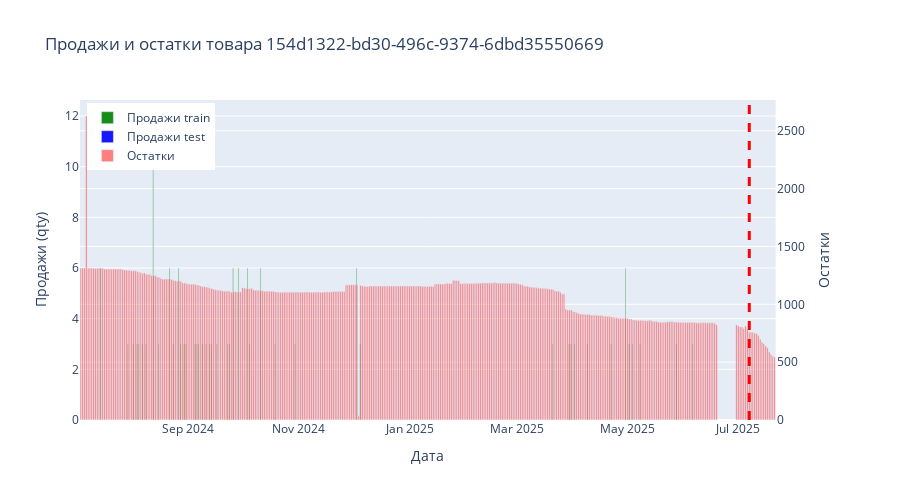

Notebook code for this chart:
### Code cell
nm_id = '154d1322-bd30-496c-9374-6dbd35550669'
print(nm_id)
pr(nm_id)

### Figure 1 — Plotly figure (JSON) as saved in the notebook; plotly's stock layout.template omitted (floating-point values rounded to 4 significant figures; data arrays with more than 128 entries replaced by an {"elided": "..."} marker saying what was removed)
{"data": [{"marker": {"color": "green"}, "name": "Продажи train", "opacity": 0.9, "type": "bar", "x": {"elided": "373 str values"}, "xaxis": "x", "y": {"elided": "373 float values"}, "yaxis": "y"}, {"marker": {"color": "blue"}, "name": "Продажи test", "opacity": 0.9, "type": "bar", "x": ["2025-07-08T00:00:00.000000000", "2025-07-09T00:00:00.000000000", "2025-07-10T00:00:00.000000000", "2025-07-11T00:00:00.000000000", "2025-07-12T00:00:00.000000000", "2025-07-13T00:00:00.000000000", "2025-07-14T00:00:00.000000000", "2025-07-15T00:00:00.000000000", "2025-07-16T00:00:00.000000000", "2025-07-17T00:00:00.000000000", "2025-07-18T00:00:00.000000000", "2025-07-19T00:00:00.000000000", "2025-07-20T00:00:00.000000000", "2025-07-21T00:00:00.000000000"], "xaxis": "x", "y": [0, 0, 0, 0, 0, 0, 0, 0, 0, 0, 0, 0, 0, 0], "yaxis": "y"}, {"marker": {"color": "red"}, "name": "Остатки", "opacity": 0.5, "type": "bar", "x": {"elided": "373 str values"}, "xaxis": "x", "y": {"elided": "373 int values"}, "yaxis": "y2"}], "layout": {"height": 500, "hovermode": "x unified", "legend": {"x": 0.01, "y": 0.99}, "shapes": [{"line": {"color": "red", "dash": "dash", "width": 3}, "type": "line", "x0": "2025-07-07T00:00:00", "x1": "2025-07-07T00:00:00", "y0": 0, "y1": 1, "yref": "paper"}], "showlegend": true, "title": {"text": "Продажи и остатки товара 154d1322-bd30-496c-9374-6dbd35550669"}, "xaxis": {"anchor": "y", "domain": [0, 0.94], "title": {"text": "Дата"}}, "yaxis": {"anchor": "x", "domain": [0, 1], "title": {"text": "Продажи (qty)"}}, "yaxis2": {"anchor": "x", "overlaying": "y", "side": "right", "title": {"text": "Остатки"}}}}
